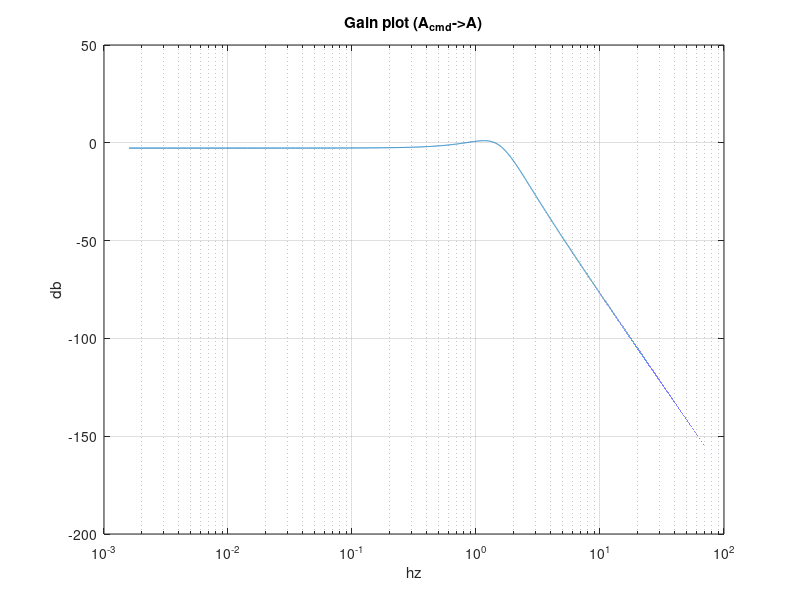
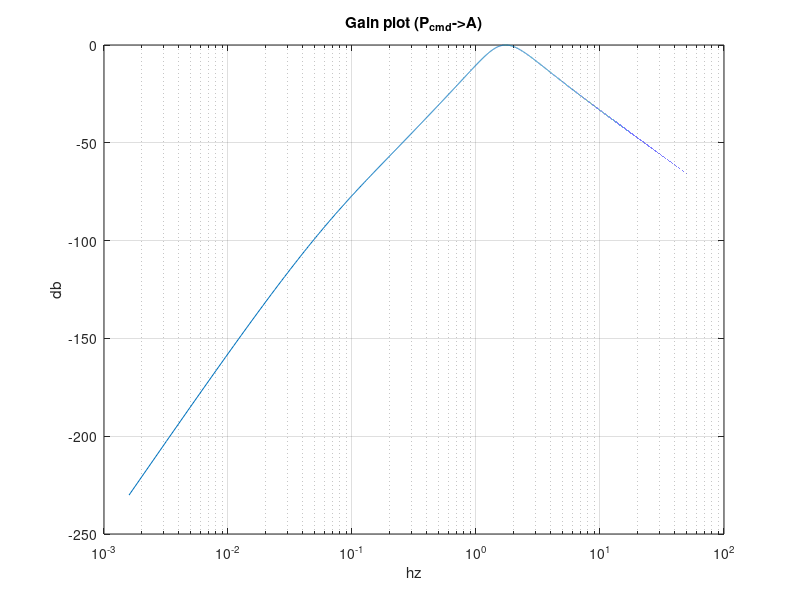
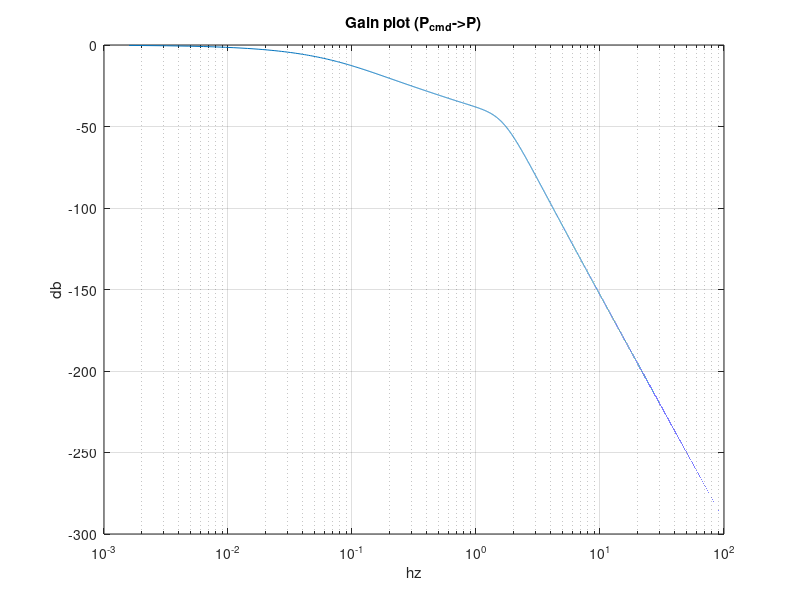
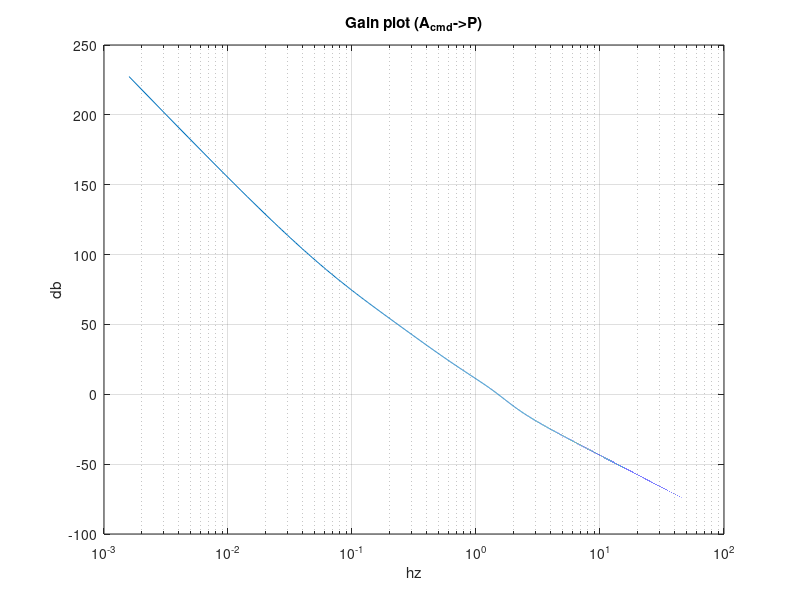

MATLAB code for these plots, in order:
% close all
d2r = pi/180; r2d = 1/d2r; g = 9.81; % d2r & 중력상수

%게인값 설정
kp_pos = 0.85; kd_pos = 0.675;
kp_vel = 12 * d2r; kd_vel = 0;
w = 0.01:0.01:6.28*100; % test 대역 (0~10hz)

% pitch angle response parameter (system ID.에서 나온 결과)
wn = sqrt(94.77);
k = 82.85/wn^2;
zeta = 9.124/2/wn; 
% wn = sqrt(636.6);
% k = 626/wn^2;
% zeta = 321.5/2/wn; 

gain = wn^2./sqrt((wn^2-w.^2).^2+4.*zeta^2.*wn^2.*w.^2)*k;  % pitch angle response gain
f = w/2/pi;                                                 % rad/s to hz
gain_pos = sqrt(kp_pos^2+(w*kd_pos).^2);                    % position PID controller의 gain
gain_vel = sqrt(kp_vel^2+(w*kd_vel).^2);                    % velocity PID controller의 gain
gain_int = 1./w;                                            % 적분기 gain
gain_d = w;
% Total controller(postion response)의 gain
gain_pa = (gain_pos.*gain_vel.*gain.*(gain_int.^2)*g)./(1+gain_vel.*gain.*gain_int*g+gain_pos.*gain_vel.*gain.*(gain_int.^2)*g).*gain_d.^2/g;
gain_pp = (gain_pos.*gain_vel.*gain.*(gain_int.^2)*g)./(1+gain_vel.*gain.*gain_int*g+gain_pos.*gain_vel.*gain.*(gain_int.^2)*g);

% A->A
figure(1)
clf
semilogx(f,20*log(gain))
grid on
title('Gain plot (A_c_m_d->A)')
xlabel('hz')
ylabel('db')

% P->A
figure(2)
clf
semilogx(f,20*log(gain_pa))
grid on
title('Gain plot (P_c_m_d->A)')
xlabel('hz')
ylabel('db')
f(1091)

% P->P
figure(3)
clf
semilogx(f,20*log(gain_pp))
grid on
title('Gain plot (P_c_m_d->P)')
xlabel('hz')
ylabel('db')

% A->P
figure(4)
clf
semilogx(f,20*log(1./gain_pa.*gain))
grid on
title('Gain plot (A_c_m_d->P)')
xlabel('hz')
ylabel('db')

% Anything
figure(5)
clf
semilogx(f,20*log(1./gain_pa.*gain_pp)) % A->P
% semilogx(f,20*log(1./gain)) % A->Acmd
grid on
title('Gain plot (A->P)')
xlabel('hz')
ylabel('db')

%% Peak frequency response along with cutoff frequency

%%% This part is legacy %%%
% wn_p = sqrt(1.066);
% k_p = 1.105/wn_p^2;
% zeta_p = 2.265/2/wn_p; % position command
%%% ------------------- %%%

% 변수 변경 (pitch angle response)
wn_a = wn;
k_a = k;
zeta_a = zeta; 

f_pa = 1.7364 * 2 * pi;
f_pp = 0.2 * 2 * pi;
% Angle response at 1.682hz (피치각 반응의 peak freq.임)
gain_a_pa = wn_a^2./sqrt((wn_a^2-f_pa^2)^2+4*zeta_a^2*wn_a^2*f_pa^2)*k_a;
% Angle response at 1.151hz (위치 반응의 peak freq.임)
gain_a_pp = wn_a^2./sqrt((wn_a^2-f_pp^2)^2+4*zeta_a^2*wn_a^2*f_pp^2)*k_a;

% Position response at 0.02 hz (위치 반응의 peak freq.임)
gain_pos = sqrt(kp_pos^2+(f_pa*kd_pos).^2);
gain_vel = sqrt(kp_vel^2+(f_pa*kd_vel).^2);
gain_int = 1./f_pa;
gain_d = f_pa;
gain_pa = (gain_pos.*gain_vel.*gain_a_pa.*(gain_int.^2)*g)./(1+gain_vel.*gain_a_pa.*gain_int*g+gain_pos.*gain_vel.*gain_a_pa.*(gain_int.^2)*g).*gain_d.^2/g;
gain_pos = sqrt(kp_pos^2+(f_pp*kd_pos).^2);
gain_vel = sqrt(kp_vel^2+(f_pp*kd_vel).^2);
gain_int = 1./f_pp;
gain_d = f_pp;
gain_pp = (gain_pos.*gain_vel.*gain_a_pp.*(gain_int.^2)*g)./(1+gain_vel.*gain_a_pp.*gain_int*g+gain_pos.*gain_vel.*gain_a_pp.*(gain_int).^2*g);
% gain_fb = 1./gain_fb;
% cutoff hz test range (0~4hz)
cutoff_hz = 0.1:0.01:4;
result = zeros(length(cutoff_hz),3);
n = 1;
for cutoff_hz = 0.1:0.01:4
    wc = cutoff_hz*2*pi;
    filter_low = 1./sqrt(1+(f_pp/wc).^2); % 1st order filter gain @ f_pp
    filter_high = 1./sqrt(1+(f_pa/wc).^2); % 1st order filter gain @ f_pa
    gain_low = filter_low * gain_pp;
    gain_high = filter_high * gain_pa;
    result(n,:) = [cutoff_hz,gain_low,gain_high];
    n = n+1;
end
% 
figure(6)
% clf
hold on
plot(result(:,1),normalize(result(:,2),'range'),'b')
plot(result(:,1),normalize(result(:,3),'range'),'r')
plot([0.3 0.3],[0 1.2],'k')
plot([0.5 0.5],[0 1.2],'k')
plot([0.7 0.7],[0 1.2],'k')
xlabel('Cutoff freq.')
ylabel('Relative gain')
legend('P->P response','P->A response')
title('Normalized gain')
% % % 

% Cutoff freq to gain @ peak frequencies plot
figure(7)
% clf
hold on
plot(result(:,1),result(:,2),'b')
plot(result(:,1),result(:,3),'r')
plot([0.5 0.5],[0.4 1.1],'k')
plot([0.7 0.7],[0.4 1.1],'k')
legend('P->P response','P->A response')
grid on
title('Most sensitive frequency response','fontsize',14)
xlabel('Cutoff frequency')
ylabel('Gain')
% set(gca, 'YScale', 'log')

figure(8)
% clf
hold on
plot(result(:,1),abs(normalize(result(:,2),'range')-normalize(result(:,3),'range')),'b')
% plot(result(:,1),abs(result(:,2)-result(:,3)))
plot([0.3 0.3],[0 .8],'k')
plot([0.5 0.5],[0 .8],'k')
plot([0.7 0.7],[0 .8],'k')
grid on
title('Gain difference (Normalized)')
xlabel('Cutoff freq.')
ylabel('gain')

figure(9)
% clf
hold on
% plot(result(:,1),abs(normalize(result(:,2),'range')-normalize(result(:,3),'range')),'b')
plot(result(:,1),abs(result(:,2)-result(end,2)+result(end,3)-result(:,3)),'b')
plot([0.3 0.3],[0 .8],'k')
plot([0.5 0.5],[0 .8],'k')
plot([0.7 0.7],[0 .8],'k')
grid on
title('Gain difference (Normalized)')
xlabel('Cutoff freq.')
ylabel('gain')

figure(10)
% clf
hold on
plot(result(:,1),result(:,2)-result(end,2)+result(end,3),'b')
plot(result(:,1),result(:,3),'r')
plot([0.3 0.3],[0 1.1],'k')
plot([0.5 0.5],[0 1.1],'k')
plot([0.7 0.7],[0 1.1],'k')
legend('P->P response','P->A response')
grid on
title('Most sensitive frequency response','fontsize',14)
xlabel('Cutoff frequency')
ylabel('Gain')
% set(gca, 'YScale', 'log')